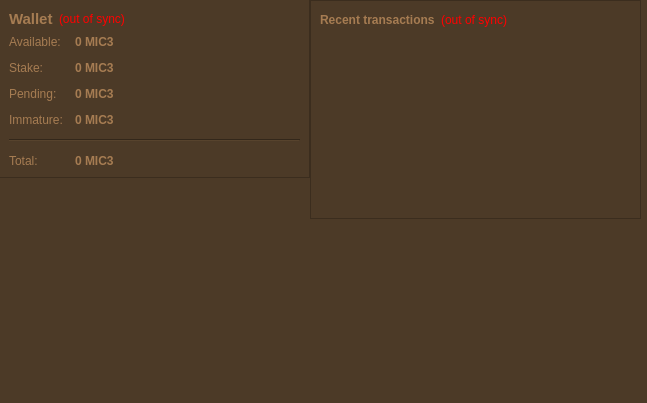
<?xml version="1.0" encoding="UTF-8"?>
<ui version="4.0">
 <class>OverviewPage</class>
 <widget class="QWidget" name="OverviewPage">
  <property name="geometry">
   <rect>
    <x>0</x>
    <y>0</y>
    <width>647</width>
    <height>403</height>
   </rect>
  </property>
  <property name="windowTitle">
   <string>Form</string>
  </property>
  <property name="styleSheet">
   <string notr="true">background-color: rgb(76, 58, 39);
color: rgb(166, 124, 82);</string>
  </property>
  <widget class="QLabel" name="label_2">
   <property name="geometry">
    <rect>
     <x>0</x>
     <y>250</y>
     <width>501</width>
     <height>111</height>
    </rect>
   </property>
   <property name="text">
    <string/>
   </property>
   <property name="pixmap">
    <pixmap resource="../bitcoin.qrc">:/images/wallet</pixmap>
   </property>
  </widget>
  <widget class="QWidget" name="layoutWidget">
   <property name="geometry">
    <rect>
     <x>-1</x>
     <y>-1</y>
     <width>311</width>
     <height>241</height>
    </rect>
   </property>
   <layout class="QVBoxLayout" name="verticalLayout_2">
    <item>
     <widget class="QFrame" name="frame">
      <property name="styleSheet">
       <string notr="true">color: rgb(166, 124, 82);</string>
      </property>
      <property name="frameShape">
       <enum>QFrame::StyledPanel</enum>
      </property>
      <property name="frameShadow">
       <enum>QFrame::Raised</enum>
      </property>
      <layout class="QVBoxLayout" name="verticalLayout_4">
       <item>
        <layout class="QHBoxLayout" name="horizontalLayout_4">
         <item>
          <widget class="QLabel" name="label_5">
           <property name="font">
            <font>
             <pointsize>11</pointsize>
             <weight>75</weight>
             <bold>true</bold>
            </font>
           </property>
           <property name="styleSheet">
            <string notr="true">color: rgb(166, 124, 82);</string>
           </property>
           <property name="text">
            <string>Wallet</string>
           </property>
          </widget>
         </item>
         <item>
          <widget class="QLabel" name="labelWalletStatus">
           <property name="toolTip">
            <string>The displayed information may be out of date. Your wallet automatically synchronizes with the Mousecoin network after a connection is established, but this process has not completed yet.</string>
           </property>
           <property name="styleSheet">
            <string notr="true">QLabel { color: red; }</string>
           </property>
           <property name="text">
            <string notr="true">(out of sync)</string>
           </property>
           <property name="alignment">
            <set>Qt::AlignLeading|Qt::AlignLeft|Qt::AlignVCenter</set>
           </property>
          </widget>
         </item>
         <item>
          <spacer name="horizontalSpacer_2">
           <property name="orientation">
            <enum>Qt::Horizontal</enum>
           </property>
           <property name="sizeHint" stdset="0">
            <size>
             <width>40</width>
             <height>20</height>
            </size>
           </property>
          </spacer>
         </item>
        </layout>
       </item>
       <item>
        <layout class="QFormLayout" name="formLayout_2">
         <property name="fieldGrowthPolicy">
          <enum>QFormLayout::AllNonFixedFieldsGrow</enum>
         </property>
         <property name="horizontalSpacing">
          <number>12</number>
         </property>
         <property name="verticalSpacing">
          <number>12</number>
         </property>
         <item row="0" column="0">
          <widget class="QLabel" name="label">
           <property name="text">
            <string>Available:</string>
           </property>
          </widget>
         </item>
         <item row="0" column="1">
          <widget class="QLabel" name="labelBalance">
           <property name="font">
            <font>
             <weight>75</weight>
             <bold>true</bold>
            </font>
           </property>
           <property name="cursor">
            <cursorShape>IBeamCursor</cursorShape>
           </property>
           <property name="toolTip">
            <string>Your current spendable balance</string>
           </property>
           <property name="text">
            <string notr="true">0 MIC3</string>
           </property>
           <property name="textInteractionFlags">
            <set>Qt::LinksAccessibleByMouse|Qt::TextSelectableByKeyboard|Qt::TextSelectableByMouse</set>
           </property>
          </widget>
         </item>
         <item row="1" column="0">
          <widget class="QLabel" name="label_6">
           <property name="text">
            <string>Stake:</string>
           </property>
          </widget>
         </item>
         <item row="1" column="1">
          <widget class="QLabel" name="labelStake">
           <property name="font">
            <font>
             <weight>75</weight>
             <bold>true</bold>
            </font>
           </property>
           <property name="cursor">
            <cursorShape>IBeamCursor</cursorShape>
           </property>
           <property name="toolTip">
            <string>Total of coins that was staked, and do not yet count toward the current balance</string>
           </property>
           <property name="text">
            <string notr="true">0 MIC3</string>
           </property>
           <property name="textInteractionFlags">
            <set>Qt::LinksAccessibleByMouse|Qt::TextSelectableByKeyboard|Qt::TextSelectableByMouse</set>
           </property>
          </widget>
         </item>
         <item row="2" column="0">
          <widget class="QLabel" name="label_3">
           <property name="text">
            <string>Pending:</string>
           </property>
          </widget>
         </item>
         <item row="2" column="1">
          <widget class="QLabel" name="labelUnconfirmed">
           <property name="font">
            <font>
             <weight>75</weight>
             <bold>true</bold>
            </font>
           </property>
           <property name="cursor">
            <cursorShape>IBeamCursor</cursorShape>
           </property>
           <property name="toolTip">
            <string>Total of transactions that have yet to be confirmed, and do not yet count toward the current balance</string>
           </property>
           <property name="text">
            <string notr="true">0 MIC3</string>
           </property>
           <property name="textInteractionFlags">
            <set>Qt::LinksAccessibleByMouse|Qt::TextSelectableByKeyboard|Qt::TextSelectableByMouse</set>
           </property>
          </widget>
         </item>
         <item row="3" column="0">
          <widget class="QLabel" name="labelImmatureText">
           <property name="text">
            <string>Immature:</string>
           </property>
          </widget>
         </item>
         <item row="3" column="1">
          <widget class="QLabel" name="labelImmature">
           <property name="font">
            <font>
             <weight>75</weight>
             <bold>true</bold>
            </font>
           </property>
           <property name="toolTip">
            <string>Mined balance that has not yet matured</string>
           </property>
           <property name="text">
            <string notr="true">0 MIC3</string>
           </property>
           <property name="textInteractionFlags">
            <set>Qt::LinksAccessibleByMouse|Qt::TextSelectableByKeyboard|Qt::TextSelectableByMouse</set>
           </property>
          </widget>
         </item>
         <item row="4" column="0" colspan="2">
          <widget class="Line" name="line">
           <property name="orientation">
            <enum>Qt::Horizontal</enum>
           </property>
          </widget>
         </item>
         <item row="5" column="0">
          <widget class="QLabel" name="labelTotalText">
           <property name="text">
            <string>Total:</string>
           </property>
          </widget>
         </item>
         <item row="5" column="1">
          <widget class="QLabel" name="labelTotal">
           <property name="font">
            <font>
             <weight>75</weight>
             <bold>true</bold>
            </font>
           </property>
           <property name="cursor">
            <cursorShape>IBeamCursor</cursorShape>
           </property>
           <property name="toolTip">
            <string>Your current total balance</string>
           </property>
           <property name="text">
            <string notr="true">0 MIC3</string>
           </property>
           <property name="textInteractionFlags">
            <set>Qt::LinksAccessibleByMouse|Qt::TextSelectableByKeyboard|Qt::TextSelectableByMouse</set>
           </property>
          </widget>
         </item>
        </layout>
       </item>
      </layout>
     </widget>
    </item>
    <item>
     <spacer name="verticalSpacer">
      <property name="orientation">
       <enum>Qt::Vertical</enum>
      </property>
      <property name="sizeHint" stdset="0">
       <size>
        <width>20</width>
        <height>40</height>
       </size>
      </property>
     </spacer>
    </item>
   </layout>
  </widget>
  <widget class="QWidget" name="layoutWidget">
   <property name="geometry">
    <rect>
     <x>310</x>
     <y>0</y>
     <width>331</width>
     <height>241</height>
    </rect>
   </property>
   <layout class="QVBoxLayout" name="verticalLayout_3">
    <item>
     <widget class="QFrame" name="frame_2">
      <property name="styleSheet">
       <string notr="true">color: rgb(166, 124, 82);</string>
      </property>
      <property name="frameShape">
       <enum>QFrame::StyledPanel</enum>
      </property>
      <property name="frameShadow">
       <enum>QFrame::Raised</enum>
      </property>
      <layout class="QVBoxLayout" name="verticalLayout">
       <item>
        <layout class="QHBoxLayout" name="horizontalLayout_2">
         <item>
          <widget class="QLabel" name="label_4">
           <property name="text">
            <string>&lt;b&gt;Recent transactions&lt;/b&gt;</string>
           </property>
          </widget>
         </item>
         <item>
          <widget class="QLabel" name="labelTransactionsStatus">
           <property name="toolTip">
            <string>The displayed information may be out of date. Your wallet automatically synchronizes with the Mousecoin network after a connection is established, but this process has not completed yet.</string>
           </property>
           <property name="styleSheet">
            <string notr="true">QLabel { color: red; }</string>
           </property>
           <property name="text">
            <string notr="true">(out of sync)</string>
           </property>
           <property name="alignment">
            <set>Qt::AlignRight|Qt::AlignTrailing|Qt::AlignVCenter</set>
           </property>
          </widget>
         </item>
         <item>
          <spacer name="horizontalSpacer">
           <property name="orientation">
            <enum>Qt::Horizontal</enum>
           </property>
           <property name="sizeHint" stdset="0">
            <size>
             <width>40</width>
             <height>20</height>
            </size>
           </property>
          </spacer>
         </item>
        </layout>
       </item>
       <item>
        <widget class="QListView" name="listTransactions">
         <property name="styleSheet">
          <string notr="true">QListView { background: transparent; }
color: rgb(166, 124, 82);</string>
         </property>
         <property name="frameShape">
          <enum>QFrame::NoFrame</enum>
         </property>
         <property name="verticalScrollBarPolicy">
          <enum>Qt::ScrollBarAlwaysOff</enum>
         </property>
         <property name="horizontalScrollBarPolicy">
          <enum>Qt::ScrollBarAlwaysOff</enum>
         </property>
         <property name="selectionMode">
          <enum>QAbstractItemView::NoSelection</enum>
         </property>
        </widget>
       </item>
      </layout>
     </widget>
    </item>
    <item>
     <spacer name="verticalSpacer_2">
      <property name="orientation">
       <enum>Qt::Vertical</enum>
      </property>
      <property name="sizeHint" stdset="0">
       <size>
        <width>20</width>
        <height>40</height>
       </size>
      </property>
     </spacer>
    </item>
   </layout>
  </widget>
 </widget>
 <resources>
  <include location="../bitcoin.qrc"/>
 </resources>
 <connections/>
</ui>
